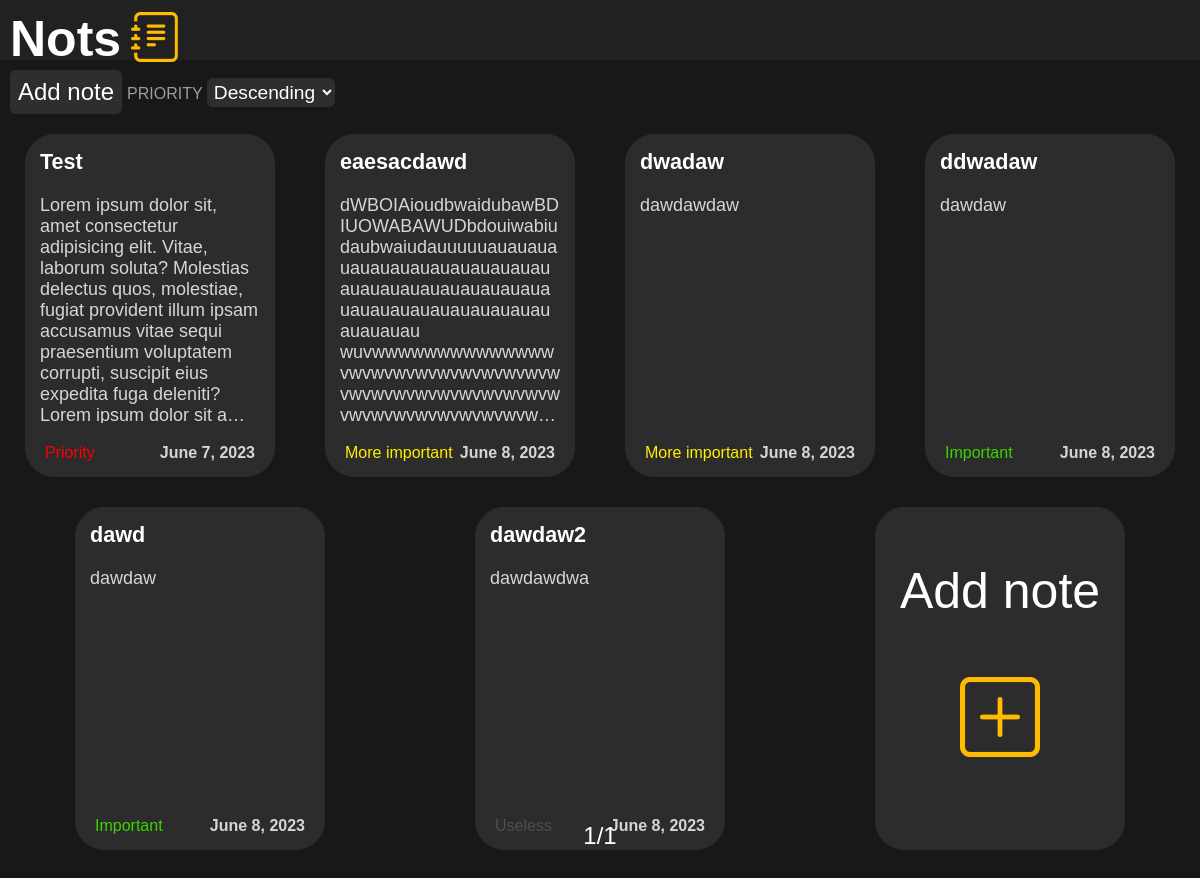
Before: / with the older database file.
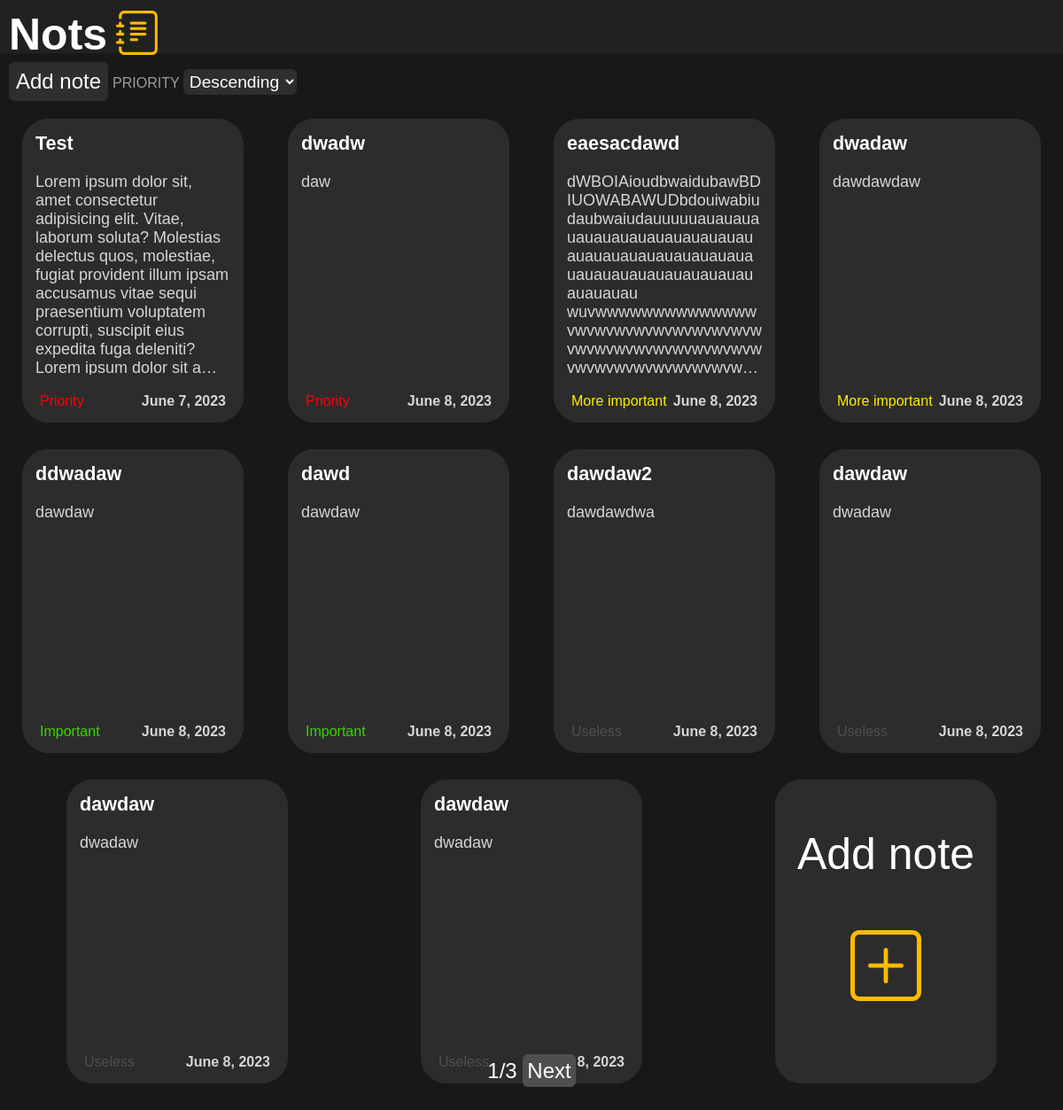
After: the same page with the newer database file.
### NotsApp/models.py (models this page shows, shortened)
class Note(models.Model):
    title = models.CharField(max_length=20)
    content = models.TextField()
    created = models.DateField(auto_now_add=True)
    author = models.CharField(max_length=50)
    priority = models.ForeignKey(Priority, on_delete=models.CASCADE, related_name='notes')
    noteManager = models.Manager()

class Priority(models.Model):
    title = models.CharField(max_length=20)
    shortcut = models.CharField(max_length=15, default='')
    color = models.CharField(max_length=15)
    weight = models.IntegerField(default=0, validators=[MaxValueValidator(6), MinValueValidator(0)])
    priorityManager = models.Manager()

### NotsApp/views.py (the view)
# urls.py: path('', NoteView.as_view(), name='home'),
class NoteView(ListView):
    model = Note
    template_name = 'web/home.html'
    paginate_by = 10
    def get_queryset(self):
        queryset = super().get_queryset()
        priority = self.request.GET.get('priority', 'descending')
        if priority == 'ascending':
            queryset = queryset.order_by('priority__weight')
        else:
            queryset = queryset.order_by('-priority__weight')
        return queryset

### templates/web/home.html (shortened to what this page needs)
{% extends "web/base.html" %}
{% load static %}
{% block content %}
    <main>
        <div class="settings">
            <div class="add_note"><a href="/add">Add note</a></div>
            <div class="priority">
                PRIORITY
                <select name="priority" id="priority" class="wybor">
                    <option value="descending" {% if request.GET.priority != 'ascending' %}selected{% endif %}>Descending</option>
                </select>
            </div>
        </div>
        {% for note in page_obj %}
            <a href="/details/{{ note.id }}" class="note">
                <div class="note">
                    <div class="note_name">{{ note.title }}</div>
                    <div class="note_text">{{ note.content }}</div>
                    <div class="note_priority" style="color: {{ note.priority.color }};">{{ note.priority.shortcut }}</div>
                    <div class="note_date">{{ note.created }}</div>
                </div>
            </a>
        {% endfor %}
        <a href="/add" class="note">
            <div class="note">
                <div class="note_add">Add note</div>
                <i class="bi bi-plus-square"></i>
            </div>
        </a>
        {% include "web/pagination.html" with page=page_obj %}
    </main>
{% endblock %}

### templates/web/base.html (shortened to what this page needs)
{% load static %}
<!DOCTYPE html>
<html lang="pl">
<head>
    <link rel="stylesheet" href="https://cdn.jsdelivr.net/npm/bootstrap-icons@1.10.5/font/bootstrap-icons.css">
    <link rel="stylesheet" href="{% static "css/style.css" %}">
</head>
<body>
    <nav>
        <a href=".." class="name">Nots<i class="bi bi-journal-text"></i></a>
    </nav>
    {% block content %}
    {% endblock %}
</body>
</html>

### templates/web/pagination.html (shortened to what this page needs)
<div class="pagination">
    <div class="pages">
        {{ page.number }}/{{ page.paginator.num_pages }}
        {% if page.has_next %}
            <a href="?page={{ page.next_page_number }}" class="paging">Next</a>
        {% endif %}
    </div>
</div>

### NotsApp/static/css/style.css (style rules this page uses)
* { color: #ffffff; font-family: Arial, Helvetica, sans-serif; }
body { background-color: #181818; margin: 0px; }
a { text-decoration: none; }
nav { padding: 10px; display: flex; flex-wrap: wrap; background-color: #212121; height: 5vh; }
.name { font-size: 50px; margin: auto 0px auto 0px; font-weight: bold; }
.bi-journal-text { font-size: 50px; margin: auto auto auto 10px; color: #ffbb00; }
.settings { display: flex; flex-wrap: wrap; width: 100%; margin-bottom: 20px; }
.add_note { font-size: x-large; background-color: #2e2e2e; padding: 8px; width: fit-content; margin: 10px 0px 0px 10px; border-radius: 6px; transition: background-color 100ms; }
.priority { margin: auto auto auto 5px; color: #9d9d9d; }
.wybor { font-size: larger; margin: 10px 0px 0px 0px; border-radius: 6px; height: 10px; background-color: #2e2e2e; border: 0px; height: auto; padding: 3px; width: auto; border-radius: 6px; transition: background-color 100ms; }
main { display: flex; flex-wrap: wrap; margin: auto; width: 100%; }
.note { background-color: #2c2c2c; width: 250px; height: 343px; font-size: large; border-radius: 30px; margin: 0px auto 30px auto; display: flex; flex-wrap: wrap; transition: background-color 100ms; }
.note_name { padding: 15px 15px 9px ; font-size: larger; font-weight: bold; height: auto; width: 220px; word-wrap: break-word; }
.note_text { padding: 0px 15px 0px; color: rgb(214, 214, 214); height: 228px; width: 220px; word-wrap: break-word; overflow: hidden; display: -webkit-box; -webkit-line-clamp: 11; -webkit-box-orient: vertical; }
.note_priority { padding: 0 0 5px 10px; margin: auto 0 10px 10px; font-size: medium; }
.note_date { font-size: medium; padding: 0px 10px 5px 0px; font-weight: bold; color: rgb(214, 214, 214); margin: auto 10px 10px auto; }
.note_add { font-size: 50px; margin-top: 55px; text-align: center; width: 100%; }
.bi-plus-square { font-size: 80px; margin: 0px auto 30px auto; color: #ffbb00; }
.pagination { margin: 0; position: fixed; bottom: 30px; width: 100%; height: fit-content; }
.pages { margin: 0 auto; width: fit-content; font-size: x-large; }
.paging { padding: 5px; border: 0px solid; background-color: #4f4f4f; border-radius: 6px; transition: background-color 100ms; }

Changed rows visible on the page:
added Note: title "dwadw", content "daw", priority.shortcut "Priority", created "June 8, 2023"
added Note: title "dawdaw", content "dwadaw", priority.shortcut "Useless", created "June 8, 2023"
added Note: title "dawdaw", content "dwadaw", priority.shortcut "Useless", created "June 8, 2023"
added Note: title "dawdaw", content "dwadaw", priority.shortcut "Useless", created "June 8, 2023"
Other visible differences:
{{ page.paginator.num_pages }}: "1" → "3"
text now shown: "Next"
